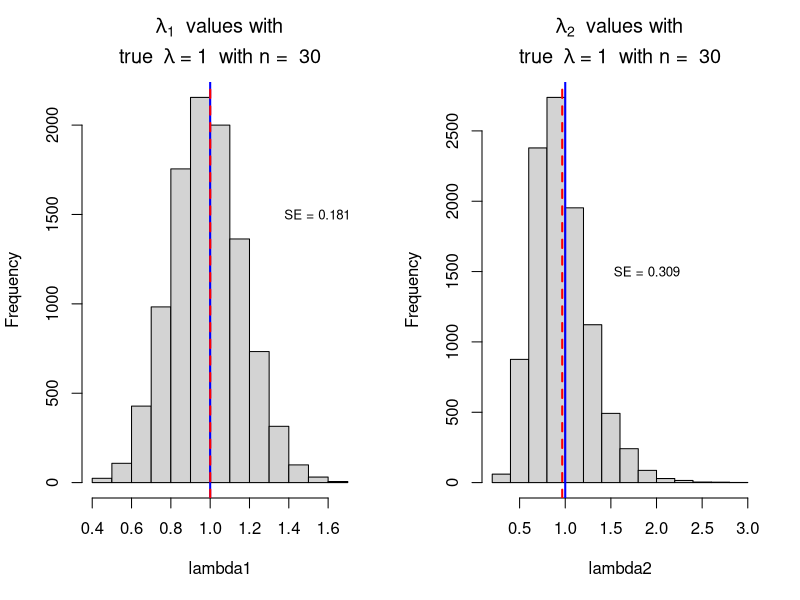
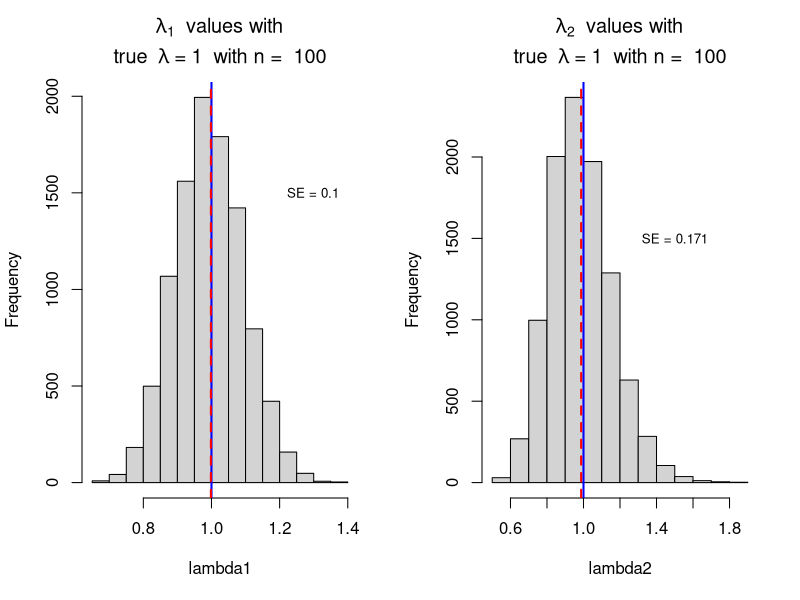
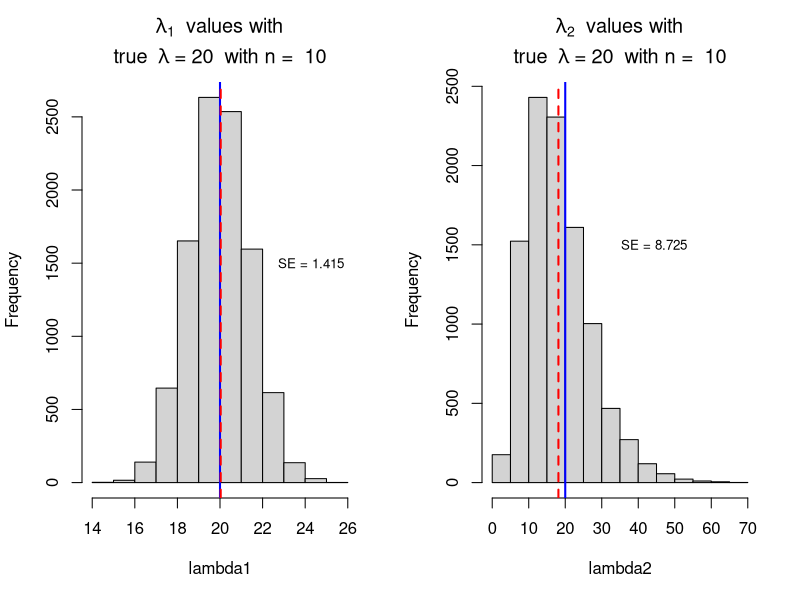
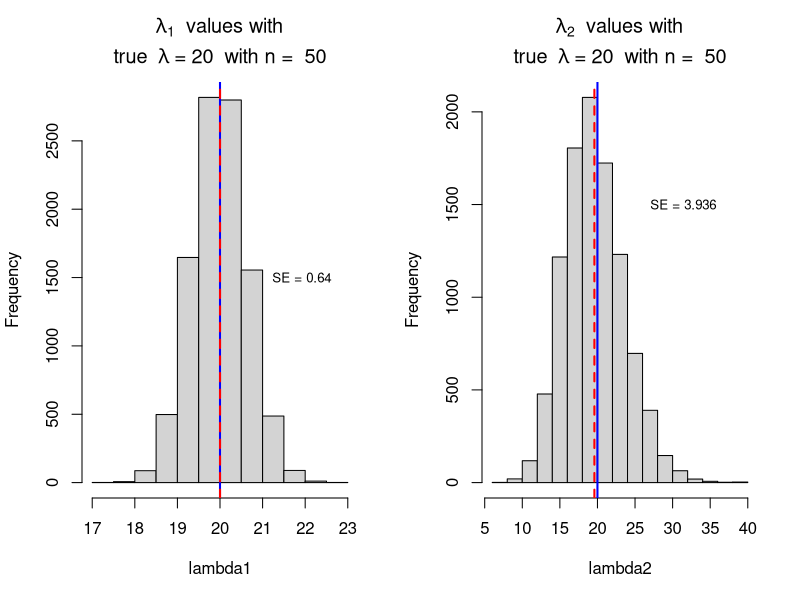

Reproduce these figures in R, in order.
## ---- chunk 1
#changing sample size, same code

n <- 30
#set our true lambda value
lambda <- 1

#now repeat the process!
N <- 10000 #number of estimates to find
results <- replicate(N, {
  sim_data <- rpois(n, lambda)
  list(lambda1 = mean(sim_data), lambda2 = mean(sim_data^2) - (mean(sim_data))^2)
})

lambda1 <- unlist(results[1,])
lambda2 <- unlist(results[2,])

#plot the values on a histogram to compare
par(mfrow = c(1, 2))
hist(lambda1, main = bquote(atop(~ lambda[1] ~ " values with ", "true " ~ lambda ~ "=" ~ .(lambda) ~ " with n = " ~ .(n))))
abline(v = lambda, col = "blue", lwd = 2)
abline(v = mean(lambda1), col = "red", lwd = 2, lty = "dashed")
text(paste0("SE = ", round(sd(lambda1), 3)), x = mean(lambda1) +3*sd(lambda1), y = 1500, cex = 0.8)
hist(lambda2, main = bquote(atop(~ lambda[2] ~ " values with ", "true " ~ lambda ~ "=" ~ .(lambda) ~ " with n = " ~ .(n))))
abline(v = lambda, col = "blue", lwd = 2)
abline(v = mean(lambda2), col = "red", lwd = 2, lty = "dashed")
text(paste0("SE = ", round(sd(lambda2), 3)), x = mean(lambda2) + 3*sd(lambda2), y = 1500, cex = 0.8)

#####################
##Changing sample size again

n <- 100
#set our true lambda value
lambda <- 1

#now repeat the process!
N <- 10000 #number of estimates to find
results <- replicate(N, {
  sim_data <- rpois(n, lambda)
  list(lambda1 = mean(sim_data), lambda2 = mean(sim_data^2) - (mean(sim_data))^2)
})

lambda1 <- unlist(results[1,])
lambda2 <- unlist(results[2,])

#plot the values on a histogram to compare
par(mfrow = c(1, 2))
hist(lambda1, main = bquote(atop(~ lambda[1] ~ " values with ", "true " ~ lambda ~ "=" ~ .(lambda) ~ " with n = " ~ .(n))))
abline(v = lambda, col = "blue", lwd = 2)
abline(v = mean(lambda1), col = "red", lwd = 2, lty = "dashed")
text(paste0("SE = ", round(sd(lambda1), 3)), x = mean(lambda1) +3*sd(lambda1), y = 1500, cex = 0.8)
hist(lambda2, main = bquote(atop(~ lambda[2] ~ " values with ", "true " ~ lambda ~ "=" ~ .(lambda) ~ " with n = " ~ .(n))))
abline(v = lambda, col = "blue", lwd = 2)
abline(v = mean(lambda2), col = "red", lwd = 2, lty = "dashed")
text(paste0("SE = ", round(sd(lambda2), 3)), x = mean(lambda2) + 3*sd(lambda2), y = 1500, cex = 0.8)


#######################
##Change lambda value

n <- 10
#set our true lambda value
lambda <- 20

#now repeat the process!
N <- 10000 #number of estimates to find
results <- replicate(N, {
  sim_data <- rpois(n, lambda)
  list(lambda1 = mean(sim_data), lambda2 = mean(sim_data^2) - (mean(sim_data))^2)
})

lambda1 <- unlist(results[1,])
lambda2 <- unlist(results[2,])

par(mfrow = c(1, 2))
hist(lambda1, main = bquote(atop(~ lambda[1] ~ " values with ", "true " ~ lambda ~ "=" ~ .(lambda) ~ " with n = " ~ .(n))))
abline(v = lambda, col = "blue", lwd = 2)
abline(v = mean(lambda1), col = "red", lwd = 2, lty = "dashed")
text(paste0("SE = ", round(sd(lambda1), 3)), x = mean(lambda1) +3*sd(lambda1), y = 1500, cex = 0.8)
hist(lambda2, main = bquote(atop(~ lambda[2] ~ " values with ", "true " ~ lambda ~ "=" ~ .(lambda) ~ " with n = " ~ .(n))))
abline(v = lambda, col = "blue", lwd = 2)
abline(v = mean(lambda2), col = "red", lwd = 2, lty = "dashed")
text(paste0("SE = ", round(sd(lambda2), 3)), x = mean(lambda2) + 3*sd(lambda2), y = 1500, cex = 0.8)


########################
##Change lambda value

n <- 50
#set our true lambda value
lambda <- 20

#now repeat the process!
N <- 10000 #number of estimates to find
results <- replicate(N, {
  sim_data <- rpois(n, lambda)
  list(lambda1 = mean(sim_data), lambda2 = mean(sim_data^2) - (mean(sim_data))^2)
})

lambda1 <- unlist(results[1,])
lambda2 <- unlist(results[2,])

#plot the values on a histogram to compare
par(mfrow = c(1, 2))
hist(lambda1, main = bquote(atop(~ lambda[1] ~ " values with ", "true " ~ lambda ~ "=" ~ .(lambda) ~ " with n = " ~ .(n))))
abline(v = lambda, col = "blue", lwd = 2)
abline(v = mean(lambda1), col = "red", lwd = 2, lty = "dashed")
text(paste0("SE = ", round(sd(lambda1), 3)), x = mean(lambda1) +3*sd(lambda1), y = 1500, cex = 0.8)
hist(lambda2, main = bquote(atop(~ lambda[2] ~ " values with ", "true " ~ lambda ~ "=" ~ .(lambda) ~ " with n = " ~ .(n))))
abline(v = lambda, col = "blue", lwd = 2)
abline(v = mean(lambda2), col = "red", lwd = 2, lty = "dashed")
text(paste0("SE = ", round(sd(lambda2), 3)), x = mean(lambda2) + 3*sd(lambda2), y = 1500, cex = 0.8)

